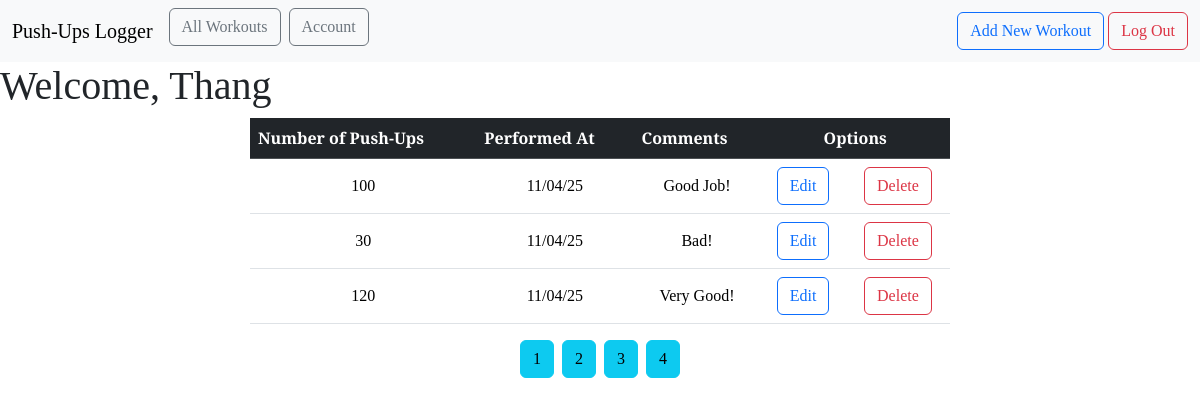
Page /all?page=2 (signed in) on the committed database.
### myapp/models.py (models this page shows)
class User(db.Model, UserMixin):
    id = db.Column(db.Integer, primary_key=True)
    email = db.Column(db.String(100), unique=True)
    password = db.Column(db.String(100))
    name = db.Column(db.String(100))
    workouts = db.relationship('Workout', backref='author', lazy=True)

class Workout(db.Model):
    id = db.Column(db.Integer, primary_key=True)
    pushups = db.Column(db.Integer, nullable=False)
    date_posted = db.Column(db.DateTime, nullable=False, default=datetime.utcnow)
    comment = db.Column(db.Text, nullable=False)
    user_id = db.Column(db.Integer, db.ForeignKey('user.id'), nullable=False)

### myapp/main.py (the view)
@main.route('/all')
@login_required
def user_workouts():
    page = request.args.get('page', 1, type=int)
    user = User.query.filter_by(email=current_user.email).first_or_404()
    workouts = Workout.query.filter_by(author=user).paginate(page=page, per_page=3)
    return render_template('all_workouts.html', workouts=workouts, user=user)

### myapp/__init__.py (called while the page is built)
def create_app():
    app = Flask(__name__)
    app.config['SECRET_KEY'] = 'secret-key'
    app.config['SQLALCHEMY_DATABASE_URI'] = 'sqlite:///db.sqlite'
    db.init_app(app)
    login_manager = LoginManager()
    login_manager.login_view = 'auth.login'
    login_manager.init_app(app)
    from .models import User
    @login_manager.user_loader
    def load_user(user_id):
        return User.query.get(int(user_id))
    from .main import main as main_blueprint
    app.register_blueprint(main_blueprint)
    from .auth import auth as auth_blueprint
    app.register_blueprint(auth_blueprint)
    from .models import User
    app.debug=True
    return app

### myapp/templates/all_workouts.html (shortened to what this page needs)
{% extends "base.html" %} {% block head %} {{ super() }}
<link rel="stylesheet" href="{{ url_for('static', filename='extended_beauty.css') }}">
{% endblock %}
{% block content %}
<h1>Welcome, {{ user.name }}</h1>
<div class="d-flex justify-content-center">
    <table class="table table-hover" style="width: 700px;">
        <thead class="table-dark">
            <tr>
                <th scope="col">Number of Push-Ups</th>
                <th scope="col">Performed At</th>
                <th scope="col">Comments</th>
                <th colspan="2" class="text-center">Options</th>
            </tr>
        </thead>
        <tbody class="align-item-center">
            {% for workout in workouts.items %}
            <tr>
                <td class="text-center align-middle">{{ workout.pushups }}</td>
                <td class="text-center align-middle">{{ workout.date_posted.strftime('%m/%d/%y') }}</td>
                <td class="text-center align-middle">{{ workout.comment }}</td>
                <td class="text-center align-middle">
                    <a
                        href="{{ url_for('main.update_workout', workout_id=workout.id) }}"
                        class="btn btn-outline-primary"
                        role="button">
                        Edit
                    </a>
                </td>
                <td class="text-center align-middle">
                    <a
                        href="{{ url_for('main.delete_workout', workout_id=workout.id) }}"
                        class="btn btn-outline-danger"
                        role="button">
                        Delete
                    </a>
                </td>
            </tr>
            {% endfor %}
        </tbody>
    </table>
</div>
<div class="d-flex justify-content-center gap-2">
    {% for page in workouts.iter_pages(left_edge=1, right_edge=1, left_current=1, right_current=1) %}
    {% if page %}
    {% if workouts.page == page %}
    <a href="{{ url_for('main.user_workouts', page=page) }}" class="btn btn-info mb-3">{{ page }}</a>
    {% else %}
    <a href="{{ url_for('main.user_workouts', page=page) }}" class="btn btn-info mb-3">{{ page }}</a>
    {% endif %}
    {% else %}
    ...
    {% endif %}
    {% endfor %}
</div>
{% endblock %}

### myapp/static/beauty.css (style rules this page uses)
* { font-family: "Arvo", serif; }

### myapp/static/extended_beauty.css (style rules this page uses)
h1, h2, h4, p { font-family: "Arvo", serif; }

### rows in the picture
User: name "Thang"
Workout: pushups "100", date_posted "11/04/25", comment "Good Job!"
Workout: pushups "30", date_posted "11/04/25", comment "Bad!"
Workout: pushups "120", date_posted "11/04/25", comment "Very Good!"

### other values in the picture
{{ page }} "1" "3" "4"
{{ page }} "2"
